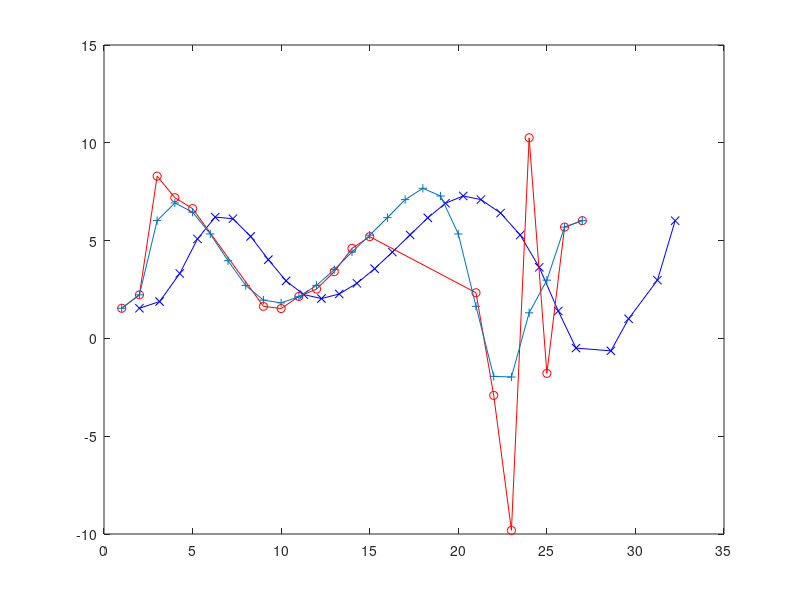

Reproduce this figure in MATLAB.
clear all;

% xOrig = [1,1.5,3,7,8,9,10,11,12,19,20,21,22,23,24,27,28,29,30,31,32,33,34,35,36,37];
% yOrig = [1,1.5,3,3,2,1,0,-1,-2,3,4,4.5, 5, 5, 5, 2, 2, 2, 2, 2.5, 4, 1, 3, 2, 3, 3];

%xOrig = [0.5,1,2,3,4,8,9,10,11];
%yOrig = [0.5,1,3,5,7,33,30,27,24];

%xOrig = [1,4,5,6,7,9,10,11,12,14];
%yOrig = [1,2,3,4,5,6,7,8,9,10];

%xOrig = [1,2,3,4,5,11,12,13,14,15];
%yOrig = [1,1,1,1,1,3,3,3,3,3];

xOrig = [1,2,3,4,5,9,10,11,12,13,14,15,21,22,23,24,25,26,27];
yOrig = [1,2,8,7,6,1,1,2,2,3,4,5,2,-3,-10,10,-2,5,6];

xg1 = [];
yg1 = [];

%add noise to data
for i = 1:size(xOrig,2)
    yOrig(i) = yOrig(i) + rand()*0.8;
end

x = xOrig;
y = yOrig;

fprintf('size of xOrig=%d \n', size(xOrig,2));
fprintf('size of yOrig=%d \n' , size(yOrig,2));

%find shortest period
shortestPeriod = 9999;
for i = 1:(size(x,2)-1)
    diff = x(i+1)-x(i);
    if diff < shortestPeriod
        shortestPeriod = diff;
    end
end

%New trajectory
xn = [];
yn = [];

%xn = [xn, x(1)];

speedLimit = 2;
timeCompensation = 0;
stretchFactor = 1.2;

%start the interpolation
disp('starting interpolation search ')

for cycle = 1:2
    %start looking for larger gaps first and then reduce the gap threshold per
    %eac cycle
    for k = linspace(5,2,3)
        for i = 1:(size(x,2)-1)
            %fprintf('  i=%d \n', i)
            diff = x(i+1)-x(i);
            %fprintf('  diff=%f \n', diff)

            % 
            if diff > k*shortestPeriod
                %disp('    found a gap larger than shortestPeriod')
                %Get the velocities
                vel1 = 0;
                vel2 = 0;

                %If first or last period, then have same velocities
                if (i == 1) | (i == (size(x,2)-1))
                    disp('    first/last period');
                    vel1 = (y(i+1)-y(i)) / diff;
                    vel2 = vel1;       
                else
                    disp('    intermeidate period');
                    vel1 = (y(i)-y(i-1)) / (x(i)-x(i-1));
                    vel2 = (y(i+2)-y(i+1)) / (x(i+2)-x(i+1));
                end

                fprintf('    vel1=%f \n', vel1);
                fprintf('    vel2=%f \n\n', vel2);

                %initialize the variables
                acceleration = (vel2 - vel1) / diff;
                stepsFloat = diff / shortestPeriod;
                stepsInt = floor(stepsFloat);
                dt = diff / stepsInt;

                %first, add the starting point
                xn = [xn, x(i)];
                yn = [yn, y(i)];

                %start filling the area in between
                for j = 1:(stepsInt - 1)
                    %fprintf('      j=%d \n', j)
                    new_x = x(i) + dt*j;
                    traj1 = y(i) + vel1*dt*j + (acceleration/2)*((dt*j)^2);
                    traj2 = y(i+1) - vel2*dt*(stepsInt - j) + (acceleration/2)*((dt*(stepsInt - j))^2);

                    %blend = (dt*j/diff)^1;
                    blend = (1 + cos(pi*dt*j/diff))/2;
                    new_y = blend*traj1 + (1 - blend)*traj2;
                    %new_y = traj2;

                    %fprintf('      new_x=%f \n', new_x);
                    %fprintf('      new_y=%f \n', new_y);

                    xn = [xn, new_x];
                    yn = [yn, new_y];
                end

            else
                xn = [xn, x(i)];
                yn = [yn, y(i)];
            end
        end

        xn = [xn, x(end)];
        yn = [yn, y(end)];

        x = xn;
        y = yn;

        xn = [];
        yn = [];
    end
    % Gaussian filtering
    gaussFilter = [0.06136,	0.24477, 0.38774, 0.24477, 0.06136];
    kernelcheck = sum(gaussFilter);
    startIndex = floor(size(gaussFilter,2)/2) + 1;
    
    % Add first two elements (fixed kernel size of 5)
    yg = [y(1), y(2)];

    for i = 3:(size(x,2)-2)
        filtered = 0;
        for j = 1:size(gaussFilter,2)
            filtered = filtered + gaussFilter(j)*y(i - startIndex + j);
        end
        yg = [yg, filtered];
    end
    
    % Add last two elements (fixed kernel size of 5)
    yg = [yg, y(size(x,2) - 1), y(size(x,2))];
    
    % put filtered values back into result array
    y = yg;
    %find the sections that exceed the joint speed limit
    if cycle == 1
        yg1 = yg;
        xg1 = x;
        for i = 1:(size(x,2)-1)
            diff = x(i+1)-x(i);
            vel = abs( (y(i+1)-y(i)) / diff );

            if vel >= speedLimit
                fprintf('speed exceeded at i=%d, speed=%f\n', i, vel)
                newDiff = (vel/speedLimit)*diff*stretchFactor;
                timeCompensation = timeCompensation + (newDiff - diff);
                fprintf('timeCompensation=%f\n', timeCompensation)
            end

            xn = [xn, x(i+1) + timeCompensation];    
        end
        x = xn;
        xn = [];
    end   
end

fprintf('size of xOrig=%d \n', size(xOrig,2));
fprintf('size of yOrig=%d \n' , size(yOrig,2));

fprintf('size of x=%d \n', size(x,2));
fprintf('size of y=%d \n' , size(y,2));

%fprintf('size of xg=%d \n', size(xg,2));
%fprintf('size of yg=%d \n' , size(yg,2));

plot(x, y, '-xb')
hold on;
plot(xOrig, yOrig, '-or')
hold on;
plot(xg1, yg1, '-+')

%legend('interpolated','original','interp + gauss filt.','Location','southwest')

 
    
    